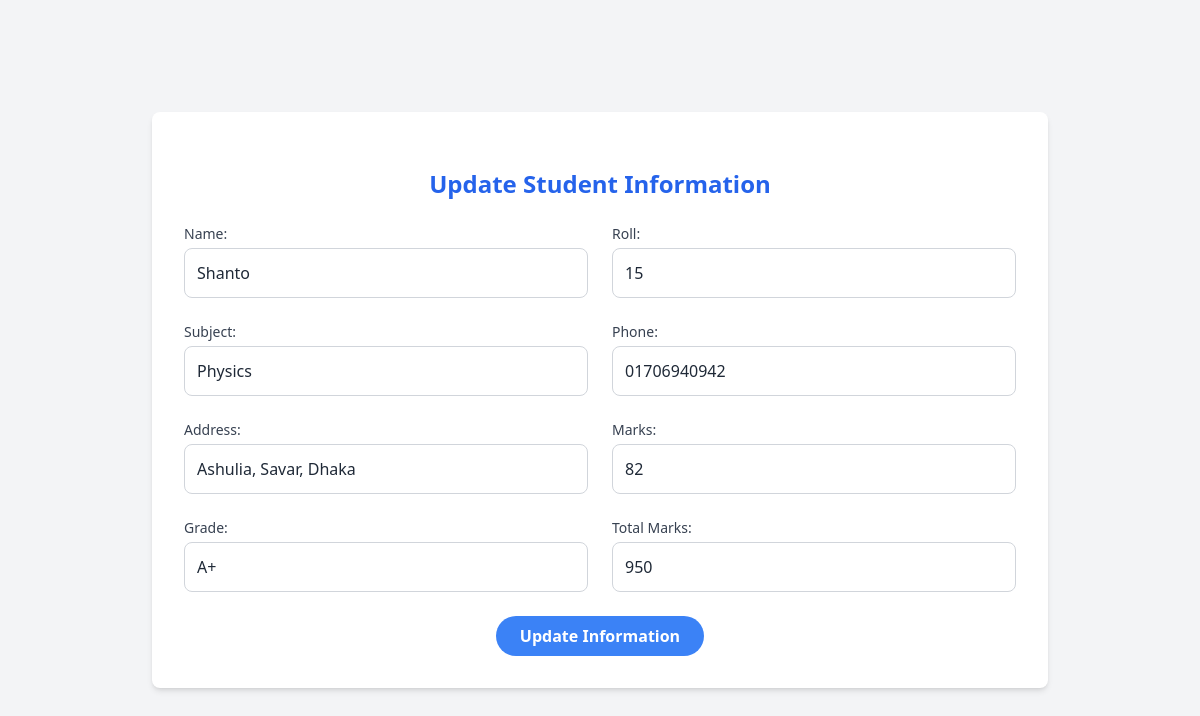
/student_update/1, run on an earlier commit of the app's database.
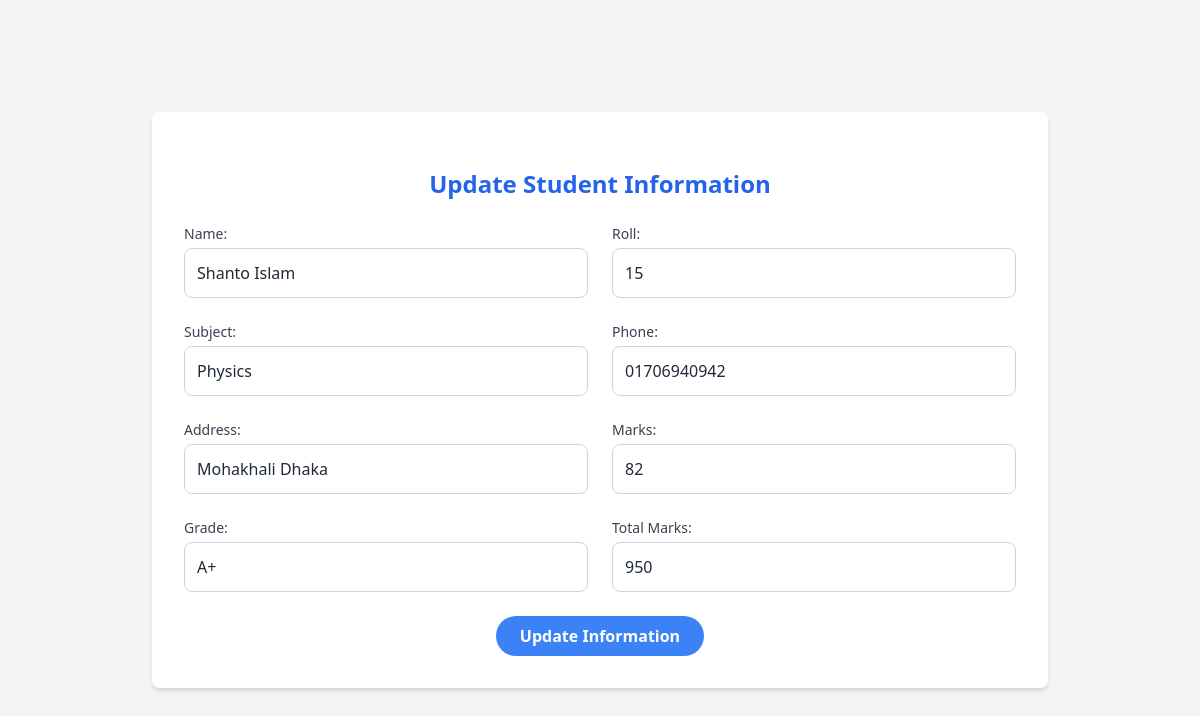
And on a later commit of the database.
### myApp/models.py (models this page shows, shortened)
class Student(models.Model):
    name=models.CharField(max_length=100)
    roll=models.IntegerField()
    subject=models.CharField(max_length=100)
    phone=models.CharField(max_length=15,blank=True,null=True)
    address=models.TextField(max_length=200,blank=True,null=True)

### myApp/views.py (the view)
# urls.py: path('student_update/<int:pk>', views.student_update, name='student_update'),
def student_update(request, pk):
    student = Student.objects.get(pk=pk)
    result = student.results.first()
    if request.method == "POST":
        student_form = StudentForm(request.POST, instance=student)
        result_form = ResultForm(request.POST, instance=result)
        if student_form.is_valid() and result_form.is_valid():
            student_form.save()
            result_form.save()
            return redirect("student_list")  # Replace with your URL name for the student list
    else:
        student_form = StudentForm(instance=student)
        result_form = ResultForm(instance=result)
    return render(
        request,
        "student_update.html",
        {"student": student, "student_form": student_form, "result_form": result_form},
    )

### myApp/forms.py
class StudentForm(forms.ModelForm):
    class Meta:
        model = Student
        fields = ("name", "roll", "subject", "phone", "address")

class ResultForm(forms.ModelForm):
    class Meta:
        model = Result
        fields = ("marks", "grade", "total_marks")

### myApp/templates/student_update.html (shortened to what the changed rows need)
<!DOCTYPE html>
<html lang="en">
<head>
    <script src="https://cdn.tailwindcss.com"></script>
</head>
<body class="bg-gray-100 text-gray-800 min-h-screen flex items-center justify-center">
    <div class="max-w-4xl w-full bg-white shadow-md rounded-lg p-8">
        <form action="" method="POST" class="space-y-6">
            <h2 class="text-2xl font-bold text-center text-blue-600 mb-6">Update Student Information</h2>
            <div class="grid grid-cols-1 md:grid-cols-2 gap-6">
                <div>
                    <label for="id_name" class="block text-sm font-medium text-gray-700">Name:</label>
                    <input type="text" name="name" id="id_name" value="{{ student_form.name.value|default_if_none:'' }}"
                        class="mt-1 border border-gray-300 rounded-lg w-full p-3 focus:outline-none focus:ring-2 focus:ring-green-400"
                        placeholder="Enter Name">
                </div>
                <div>
                    <label for="id_subject" class="block text-sm font-medium text-gray-700">Subject:</label>
                    <input type="text" name="subject" id="id_subject"
                        value="{{ student_form.subject.value|default_if_none:'' }}"
                        class="mt-1 border border-gray-300 rounded-lg w-full p-3 focus:outline-none focus:ring-2 focus:ring-green-400"
                        placeholder="Enter Subject">
                </div>
                <div>
                    <label for="id_phone" class="block text-sm font-medium text-gray-700">Phone:</label>
                    <input type="text" name="phone" id="id_phone"
                        value="{{ student_form.phone.value|default_if_none:'' }}"
                        class="mt-1 border border-gray-300 rounded-lg w-full p-3 focus:outline-none focus:ring-2 focus:ring-green-400"
                        placeholder="Enter Phone">
                </div>
                <div>
                    <label for="id_address" class="block text-sm font-medium text-gray-700">Address:</label>
                    <input type="text" name="address" id="id_address"
                        value="{{ student_form.address.value|default_if_none:'' }}"
                        class="mt-1 border border-gray-300 rounded-lg w-full p-3 focus:outline-none focus:ring-2 focus:ring-green-400"
                        placeholder="Enter Address">
                </div>
            </div>
        </form>
    </div>
</body>
</html>

What changed in the data, as far as the page shows it:
changed Student "Physics": name "Shanto" → "Shanto Islam"; address "Ashulia, Savar, Dhaka" → "Mohakhali Dhaka"
